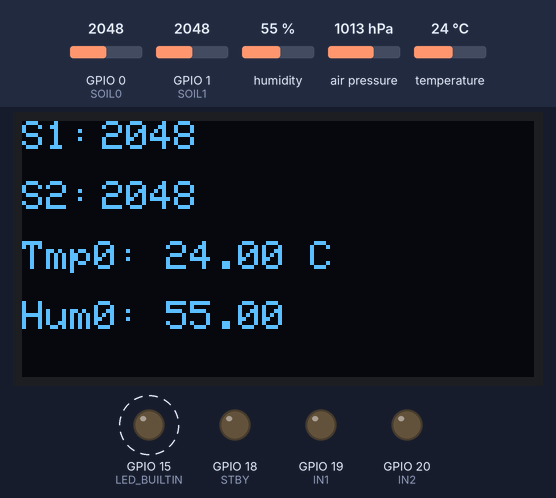
Recording of a sketch running on a simulated ESP32. Shown: 128×64 one-colour display, output pins drawn as LEDs (lit = HIGH). Dashed ring = blinking. The inputs (shaded band) are chosen by the test bench; at power-on: humidity 55 %, GPIO 0 (SOIL0) = 2048, GPIO 1 (SOIL1) = 2048, temperature 24 °C, air pressure 1013 hPa. What the sketch prints to the serial monitor is not drawn.

Above: at 1.6 s.
1.7 s: humidity set to 22 %
At 4.9 s:
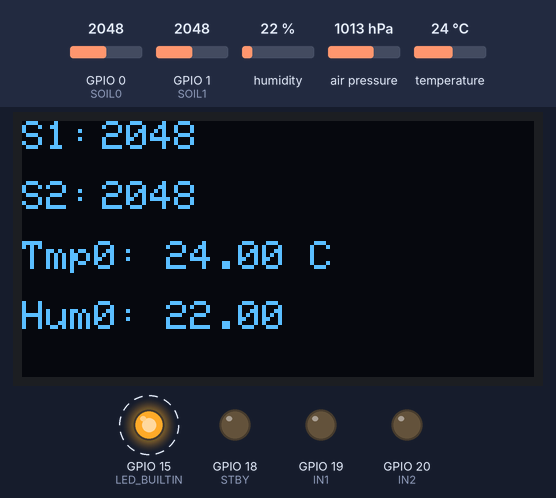
7.6 s: GPIO 0 (SOIL0) set to 2866
At 10.0 s:
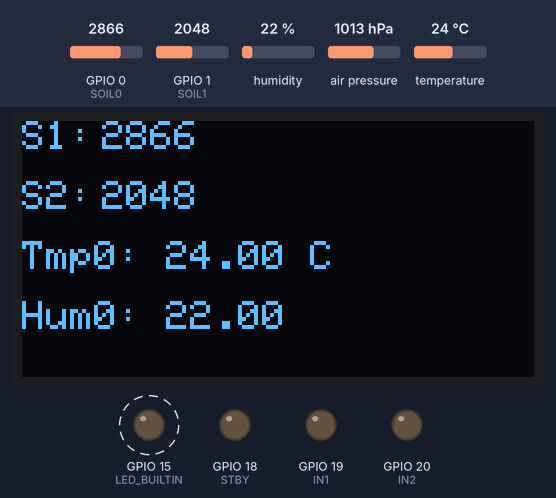
11.7 s: GPIO 1 (SOIL1) set to 2866
At 15.1 s:
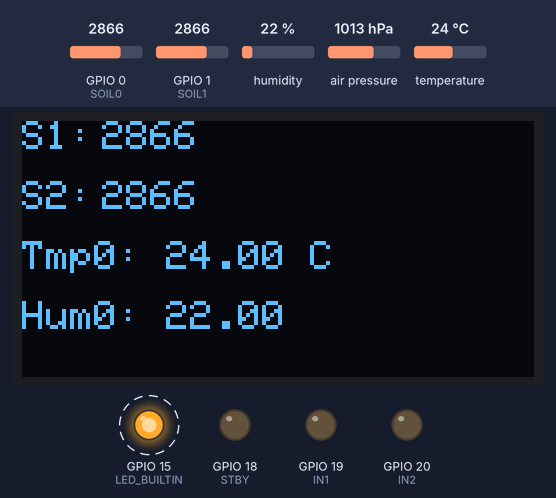
15.7 s: temperature set to 12 °C
At 19.1 s:
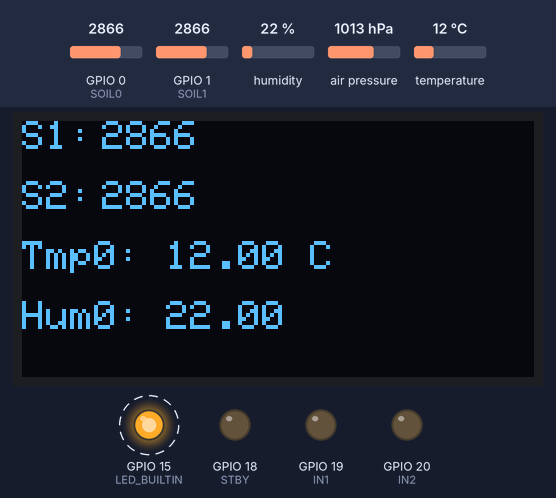
19.8 s: GPIO 0 (SOIL0) set to 3972
At 23.2 s:
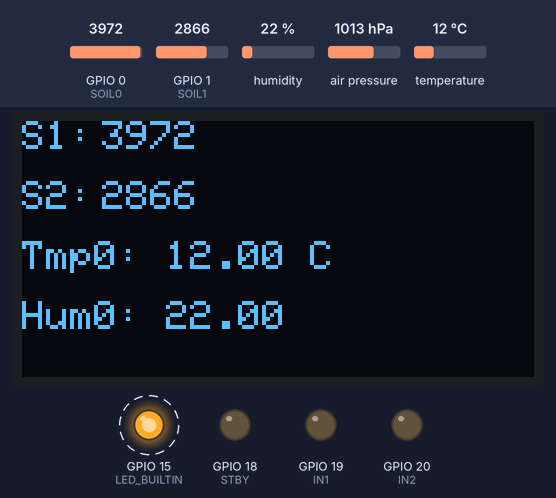
23.9 s: GPIO 1 (SOIL1) set to 3972
At 27.3 s:
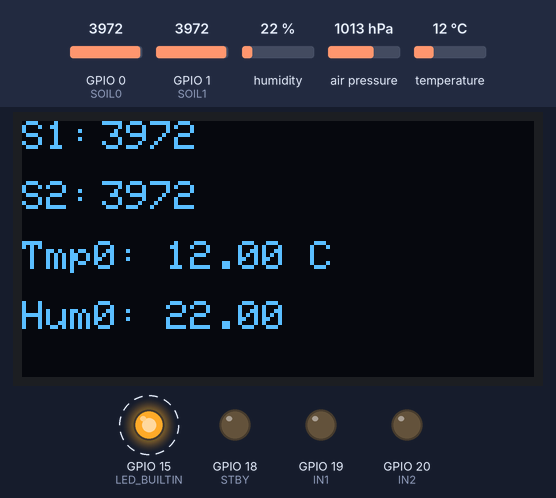
Timing chart, 0 to 28.9 s (numbered marks = the images above; inputs shaded):
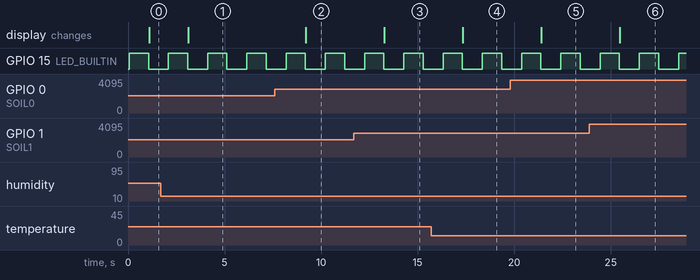

The sketch:

SensorCheck.ino
```cpp
#include <Wire.h>
#include <Adafruit_GFX.h>
#include <Adafruit_SSD1306.h>
#include <Adafruit_BME280.h>

#define SCREEN_ADDRESS 0x3C   // Common I2C address
#define OLED_RESET -1
#define LED_BUILTIN 15
#define IN1 19
#define IN2 20
#define STBY 18
#define SOIL0 0
#define SOIL1 1

Adafruit_SSD1306 display(128, 64, &Wire, OLED_RESET);
// Width & height here are placeholders
Adafruit_BME280 bme; // use I2C interface
Adafruit_Sensor *bme_temp = bme.getTemperatureSensor();
Adafruit_Sensor *bme_pressure = bme.getPressureSensor();
Adafruit_Sensor *bme_humidity = bme.getHumiditySensor();

// Adafruit_BME280 bme1; // use I2C interface
// Adafruit_Sensor *bme_temp1 = bme1.getTemperatureSensor();
// Adafruit_Sensor *bme_pressure1 = bme1.getPressureSensor();
// Adafruit_Sensor *bme_humidity1 = bme1.getHumiditySensor();

void setup() {
  Serial.begin(115200);
  Wire.begin(6, 7);
  Wire.setClock(50000);
  // Wire1.begin(8, 9);
  pinMode(LED_BUILTIN, OUTPUT);
  pinMode(IN1, OUTPUT);
  pinMode(IN2, OUTPUT);
  pinMode(STBY, OUTPUT);

  if (!bme.begin(0x76, &Wire)) {
    Serial.println(F("Could not find a valid BME280 sensor, check wiring!"));
    while (1) delay(10);
  }

  if (!display.begin(SSD1306_SWITCHCAPVCC, SCREEN_ADDRESS)) {
    Serial.println("OLED not found");
    while (1);
  }

  bme_temp->printSensorDetails();
  bme_pressure->printSensorDetails();
  bme_humidity->printSensorDetails();

  // bme_temp1->printSensorDetails();
  // bme_pressure1->printSensorDetails();
  // bme_humidity1->printSensorDetails();

  display.clearDisplay();

  Serial.print("OLED Width: ");
  Serial.println(display.width());

  Serial.print("OLED Height: ");
  Serial.println(display.height());
  display.setTextSize(1);
  display.setTextColor(SSD1306_WHITE);
  display.setCursor(0, 0);
  display.cp437(true);
  display.print("H: ");
  display.setCursor(32, 0);
  display.println(display.height());
  display.setCursor(0, 32);
  display.print("W: ");
  display.setCursor(32, 32);
  display.println(display.width());
  display.display();
  display.clearDisplay();
}

void loop() {
  int value0 = analogRead(SOIL0);
  int value1 = analogRead(SOIL1);

  sensors_event_t temp_event, pressure_event, humidity_event;
  bme_temp->getEvent(&temp_event);
  bme_pressure->getEvent(&pressure_event);
  bme_humidity->getEvent(&humidity_event);

  // sensors_event_t temp_event1, pressure_event1, humidity_event1;
  // bme_temp1->getEvent(&temp_event1);
  // bme_pressure1->getEvent(&pressure_event1);
  // bme_humidity1->getEvent(&humidity_event1);

  display.clearDisplay();
  display.setCursor(0, 0);
  digitalWrite(STBY, LOW);
  digitalWrite(LED_BUILTIN, HIGH);  // turn the LED on (HIGH is the voltage level)
  digitalWrite(IN1, LOW);
  digitalWrite(IN2, LOW);
  delay(1000);                      // wait for a second
  digitalWrite(LED_BUILTIN, LOW);   // turn the LED off by making the voltage LOW
  digitalWrite(IN1, LOW);
  digitalWrite(IN2, LOW);

  // Serial.print(value0);
  // Serial.print(", ");
  // Serial.println(value1);

  display.print("S1: ");
  display.setCursor(20, 0);
  display.println(value0);
  display.setCursor(0, 15);

  display.print("S2: ");
  display.setCursor(20, 15);
  display.println(value1);

  display.setCursor(0, 30);
  display.printf("Tmp0: %.2f C", temp_event.temperature);

  // display.setCursor(0, 60);
  // display.printf("Tmp1: %.2f °C", temp_event1.temperature);

  display.setCursor(0, 45);
  display.printf("Hum0: %.2f %", humidity_event.relative_humidity);

  // display.setCursor(0, 100);
  // display.printf("Hum1: %.2f %", humidity_event1.relative_humidity);

  display.display();
  delay(1000);
}
```

Measured:
- after the input at 1.7 s, the display: changes after 1.4 s (image 1)
- after the input at 7.6 s, the display: changes after 1.6 s (image 2)
- after the input at 11.7 s, the display: changes after 1.6 s (image 3)
- after the input at 15.7 s, the display: changes after 1.6 s (image 4)
- after the input at 19.8 s, the display: changes after 1.6 s (image 5)
- after the input at 23.9 s, the display: changes after 1.6 s (image 6)
- by itself, GPIO 15 (LED_BUILTIN): alternates HIGH for 1.0 s and LOW for 1.0 s
